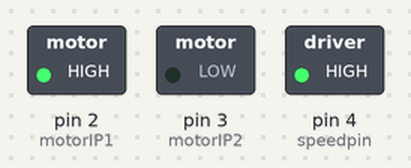
Recording of a sketch running on a simulated Arduino Uno, built with avr-gcc and run on an emulated ATmega328P. Shown: switched loads named in the sketch (green lamp = pin HIGH).

Above: at 0.1 s.
Timing chart, 0 to 1.6 s (numbered marks = the images above):
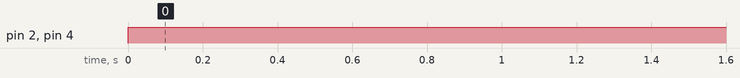

The sketch:

DC_motor.ino
```cpp
int motorIP1=2;
int motorIP2=3;
int speedpin=4;
int mspeed=255;

void setup() {
  // put your setup code here, to run once:
pinMode(motorIP1,OUTPUT);
pinMode(motorIP2,OUTPUT);
pinMode(speedpin,OUTPUT);
Serial.begin(9600);
}

void loop() {
  // put your main code here, to run repeatedly:
digitalWrite(motorIP1,HIGH);
digitalWrite(motorIP2,LOW);
analogWrite(speedpin,mspeed);

}
```

Measured:
- by itself, pin 2 (motorIP1), pin 4 (speedpin): LOW → HIGH at 0.00 s
